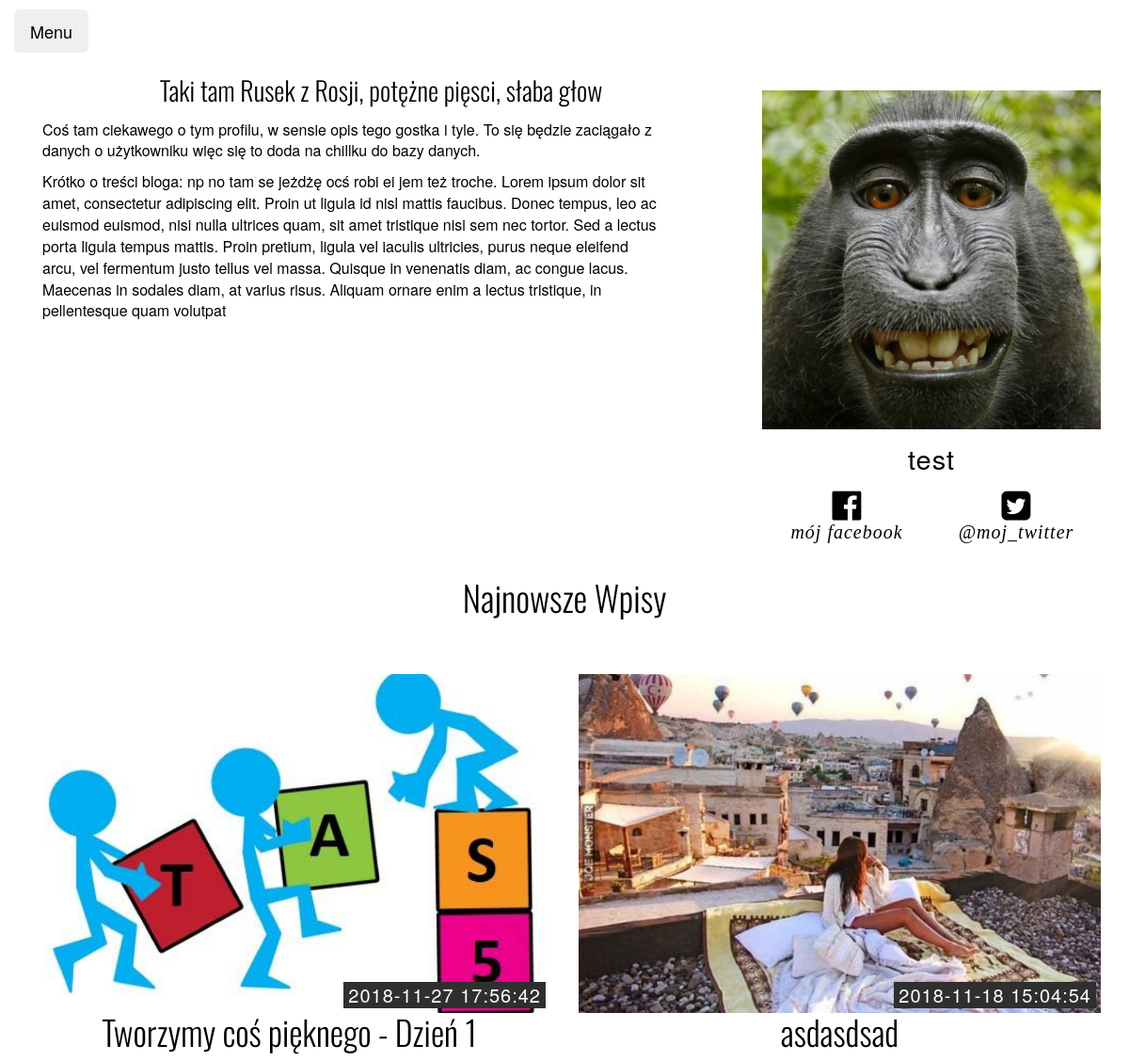
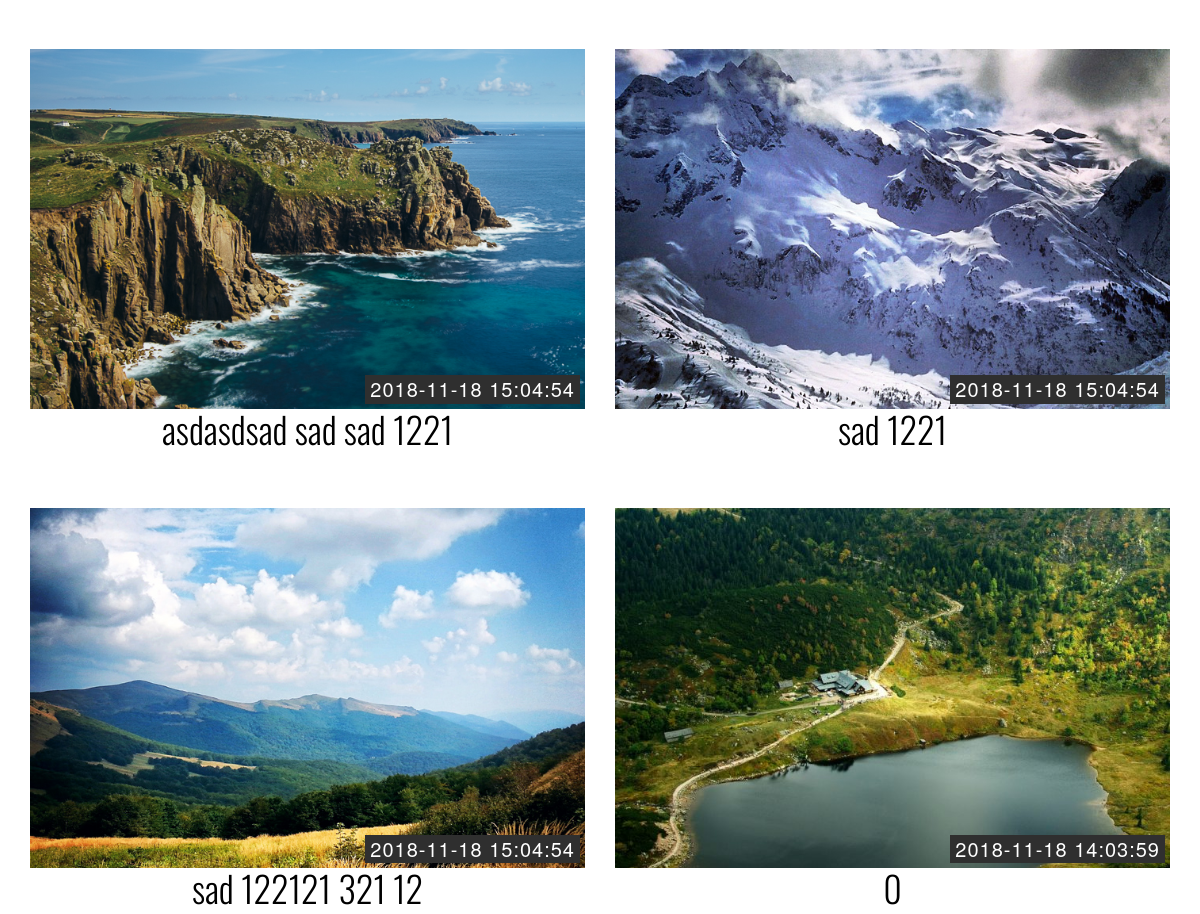
The app's page /blog-post/blog.php?user_id=2 with its own data (2 pictures, top to bottom).
### tables this page shows
CREATE TABLE `user` (
  `user_id` int(11) NOT NULL,
  `username` varchar(50) NOT NULL,
  `email` varchar(40) NOT NULL,
  `password` varchar(50) NOT NULL,
  `avatar` varchar(100) NOT NULL,
  `about_short` varchar(50) NOT NULL,
  `about_me` text NOT NULL,
  `about_blog` text NOT NULL,
  `FB` varchar(30) NOT NULL,
  `TW` varchar(30) NOT NULL
);

CREATE TABLE `post` (
  `post_id` int(10) NOT NULL,
  `blog_id` int(10) NOT NULL,
  `tytul` varchar(250) NOT NULL,
  `opis` text NOT NULL,
  `tekst` text NOT NULL,
  `image` varchar(100) NOT NULL,
  `data_dodania` datetime NOT NULL,
  `data_modyfikacji` datetime NOT NULL
);

### blog-post/blog.php (the view, shortened to what this page needs)
<html lang="pl-PL">
<head>
  <link href="lib/bootstrap/css/bootstrap.min.css" rel="stylesheet">
  <link href="css/style.css" rel="stylesheet">
  <link rel="stylesheet" href="https://cdnjs.cloudflare.com/ajax/libs/font-awesome/4.7.0/css/font-awesome.min.css">
</head>
<body>
<?php include "menu.php" ?>
	<div id="aboutdown">
  <div id="aboutwrap">
    <div class="container">
      <div class="row">
<?php
include "../settings/db_connect.php";
if(isset($_GET['user_id'])){
$user_id = $_GET['user_id'];
$checkIfExists = $mysqli->query("SELECT * FROM user WHERE user_id =$user_id");
if ($checkIfExists) {
    if($checkIfExists->num_rows === 0)
    {
        include "404.php";
    }
    else
    {
if ($sql =  $mysqli->prepare("SELECT * FROM user WHERE user_id =$user_id "))
{
        $sql->execute();
        $sql->bind_result($user_id,$username,$email,$password,$avatar, $about_short, $about_me, $about_blog, $FB, $TW);
        while ($sql->fetch())
        { ?>
          <div class="col-lg-8 name-desc">
          <h2><?php echo $about_short; ?></h2>
          <div class="col-md-11">
            <p><?php echo $about_me; ?></p>
            <p><?php echo $about_blog; ?></p>
          </div>
        </div>
				<div class="col-lg-4 name foto cover foto1">
	       <img  src="<?php echo $avatar; ?>" class="align-text-bottom">
          <p><?php echo $username; ?></p>
				<a href="https://www.facebook.com/<?php echo $FB; ?>">
				<div class="col-md-6">
		        <div class="fa fa-facebook-official" style="font-size:36px">
				<div class="ikona"> <i><p1> <?php echo $FB; ?> </p1></i> </div>
				</div> </div> </a>
				<a href="https://twitter.com/<?php echo $TW; ?>">
				    <div class="col-md-6">
				    <div class="fa fa-twitter-square" style="font-size:36px">
				        <div class="ikona"><i><p1> <?php echo $TW; ?> </p1></i> </div>
				    </div>
				    </div>
                </a>
        </div>
      </div>
    </div>
        <?php }
 }
else die( "Błąd w zapytaniu SQL! Sprawdź kod SQL w PhpMyAdmin." );
$trash = '';
if ($sql =  $mysqli->prepare("SELECT * FROM post WHERE blog_id=$user_id ORDER BY data_dodania DESC"))
{
  $checkIfHasPost = $mysqli->query("SELECT * FROM post WHERE blog_id=$user_id");
  if ($checkIfHasPost) {
    if($checkIfHasPost->num_rows === 0)
    {?>
      <section id="post" name="post"></section>
      <div id="postwrap">
       <div class="container">
      <div class="row">
      <h2>Brak Postów</h2>
    <?php }
    else{?>
      <div id="postwrap">
       <div class="container">
      <div class="row">
      <h2>Najnowsze Wpisy</h2>
       <?php $sql->execute();
        $sql->bind_result($post_id,$trash,$title,$description,$main,$image,$date,$mod_date);
        while ($sql->fetch())
        { ?>
            <div class="col-lg-6 col-md-6 col-sm-6 col-xs-12 desc">
            <div class="project">
              <div class="photo-wrapper">
                <div class="name foto2 cover foto1 photo">
					<a href="post.php?post=<?php echo $post_id; ?>"><img class="img-responsive" src="<?php echo $image; ?>" alt="">
				  <div class="text-block">
					<p1><?php echo $date; ?></p1>
					</div>
                </div>
              </div>
            </div>	<h1> <?php echo $title; ?></h1></a>
        </div>
        <?php }
      }
    }
 }
else die( "Błąd w zapytaniu SQL! Sprawdź kod SQL w PhpMyAdmin." );
}
}
}
else{
    include "404.php";
}
?>
  </body>
</html>

### blog-post/menu.php (shortened to what this page needs)
<div class="dropdown">
<div id="menuwrap">
  <button class="btn btn-light dropdown-toggle btn-lg" type="button" id="dropdownMenu2" data-toggle="dropdown" aria-haspopup="true" aria-expanded="false">
    Menu
  </button>
</div>
</div>

### blog-post/css/style.css (style rules this page uses)
html, body { height: 100%; }
body { font-family: "Lato" sans-serif; font-weight: 400; font-size: 16px; color: #000; -webkit-font-smoothing: antialiased; -webkit-overflow-scrolling: touch; }
h1, h2 { font-family: "Oswald", sans-serif; font-weight: 300; }
#menuwrap { position: relative; left: 15px; top: 10px }
#aboutdown { position: relative; top: 30px }
#aboutwrap { margin-top: -20px; margin-bottom: 80px; }
.ikona { margin-top: 0px; margin-bottom: 20px; }
.name { text-align: center; margin-top: 40px; }
.name p { font-size: 29px; font-weight: lighter; margin-top: 10px; margin-bottom: 12px; letter-spacing: 1px; }
.name p1 { font-size: 20px; font-weight: lighter; margin-top: 10px; margin-bottom: 12px; letter-spacing: 1px; }
.name-desc h2 { font-family: 'Oswald', sans-serif; font-size: 28px; line-height: 1.45; font-weight: 300; text-align: center; }
#postwrap { display: block; margin-top: 20px; margin-bottom: 80px; }
#postwrap h1 { font-weight: 300; text-align: center; margin-top: 0px; margin-bottom: 5px; }
#postwrap h2 { font-size: 37px; font-weight: 300; text-align: center; margin-top: 0px; margin-bottom: 5px; }
.photo-wrapper { display: block; position: relative; background-color: #2f2f2f; }
.text-block { position: absolute; bottom: 5px; right: 5px; background-color: #2f2f2f; color: white; padding-left: 5px; padding-right: 5px; }
.desc { margin-top: 15px; }
a:link { color: black; background-color: transparent; text-decoration: none; }
.foto1 img { width:360px; height:360px; }
.foto img { background-color:#ccc; }
.foto2 img { background-color:#ccc; width: 100%; }
.cover img { object-fit:cover; }
* { margin: 0; padding: 0; }

### records on screen
user: about_short "Taki tam Rusek z Rosji, potężne pięsci, słaba głow", about_me "Coś tam ciekawego o tym profilu, w sensie opis tego gostka i tyle. To się będzie zaciągało z danych o użytkowniku więc się to doda na chillku do bazy danych.", about_blog "Krótko o treści bloga: np no tam se jeżdżę ocś robi ei jem też troche. Lorem ipsum dolor sit amet, consectetur adipiscing elit. Proin ut ligula id nisl mattis faucibus. Donec tempus, leo ac euismod euismod, nisi nulla ultrices quam, sit amet tristique nisi sem nec tortor. Sed a lectus porta ligula tempus mattis. Proin pretium, ligula vel iaculis ultricies, purus neque eleifend arcu, vel fermentum justo tellus vel massa. Quisque in venenatis diam, ac congue lacus. Maecenas in sodales diam, at varius risus. Aliquam ornare enim a lectus tristique, in pellentesque quam volutpat", avatar (picture), username "test", FB "mój facebook", TW "@moj_twitter"
post: image (picture), data_dodania "2018-11-27 17:56:42", tytul "Tworzymy coś pięknego - Dzień 1"
post: image (picture), data_dodania "2018-11-18 15:04:54", tytul "asdasdsad"
post: image (picture), data_dodania "2018-11-18 15:04:54", tytul "asdasdsad sad sad 1221"
post: image (picture), data_dodania "2018-11-18 15:04:54", tytul "sad 1221"
post: image (picture), data_dodania "2018-11-18 15:04:54", tytul "sad 122121 321 12"
post: image (picture), data_dodania "2018-11-18 14:03:59", tytul "0"
